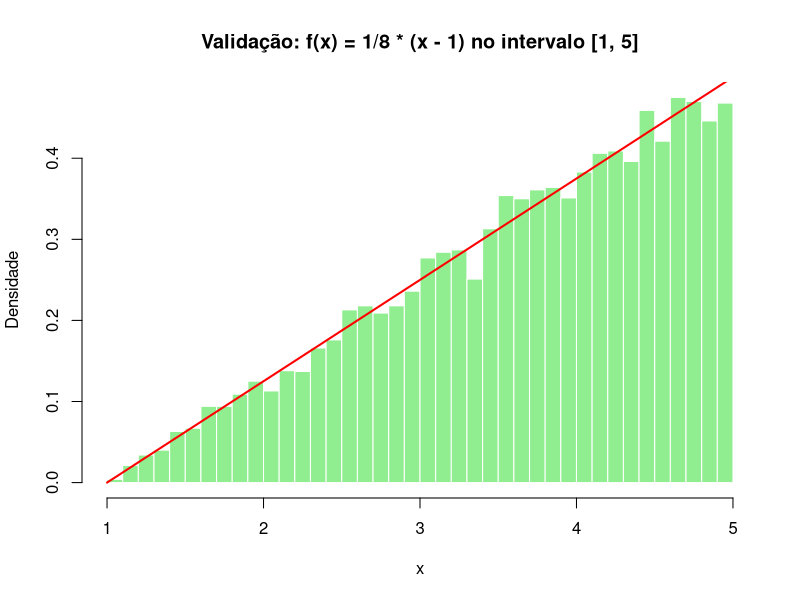

Recreate this plot in R.
set.seed(123)

gerar_X_intervalo <- function(n) {
  u <- runif(n)
  # Fórmula: início_do_intervalo + (amplitude * sqrt(u))
  # Para [1, 5], amplitude = 4
  x <- 1 + 4 * sqrt(u)
  return(x)
}

nsamples <- 10000
amostra <- gerar_X_intervalo(nsamples)

# Validação
hist(amostra, 
     probability = TRUE, 
     breaks = 50, 
     col = "lightgreen", 
     border = "white",
     xlab = "x", 
     ylab = "Densidade",
     main = "Validação: f(x) = 1/8 * (x - 1) no intervalo [1, 5]")

curve(0.125 * (x - 1), 
      from = 1, to = 5, 
      add = TRUE, 
      col = "red", 
      lwd = 2)
